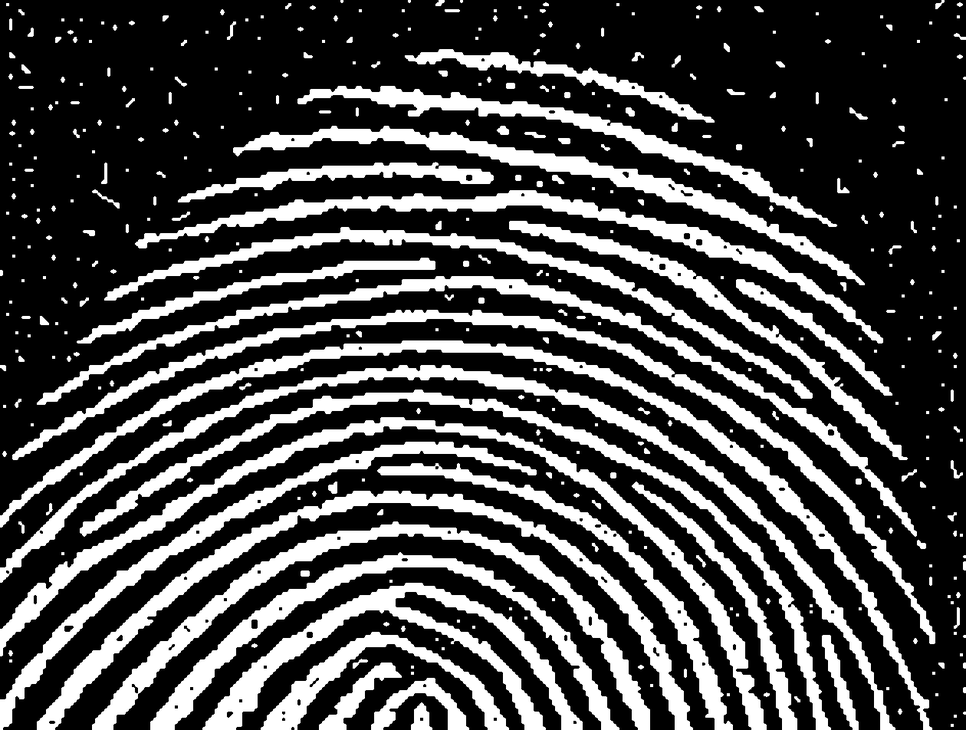
#> input picture 图像处理与可视化/Homework/数字图像处理 06/P2/DIP 09.11(a)(noisy_fingerprint).bmp, 966 x 730 px, shrunk from 1260 x 952 before the run
$ python HW06_P2.py
#> lines starting #> are read from the running program, lines starting #| are printed output that depends on the picture
import numpy as np
from PIL import Image
from numba import njit
import matplotlib.pyplot as plt

# Erosion function
@njit
def erode(image: np.array, threshold: int):
    """
    Parameters:
    image: Grayscale array of the image
    threshold: Threshold value to determine erosion effect (distance threshold)
    Returns: Grayscale array of the image after erosion
    """
    eroded_image = np.zeros(image.shape)
    M, N = image.shape
    for i in range(M):
        for j in range(N):
            eroded_image[i, j] = np.min(image[max(0, i - threshold):min(M + 1, i + threshold + 1),
                                              max(0, j - threshold):min(N + 1, j + threshold + 1)])
    return eroded_image

# Dilation function
@njit
def dilate(image: np.array, threshold: int):
    """
    Parameters:
    image: Grayscale array of the image
    threshold: Threshold value to determine dilation effect (distance threshold)
    Returns: Grayscale array of the image after dilation
    """
    dilated_image = np.zeros(image.shape)
    M, N = image.shape
    for i in range(M):
        for j in range(N):
            dilated_image[i, j] = np.max(image[max(0, i - threshold):min(M + 1, i + threshold + 1),
                                               max(0, j - threshold):min(N + 1, j + threshold + 1)])
    return dilated_image

# Closing operation, used for filling holes
@njit
def closing(image: np.array, threshold: int):
    """
    Parameters:
    image: Grayscale array of the image
    threshold: Threshold value to determine closing effect (distance threshold);
    Returns: Grayscale array of the image after performing "closing" (dilation followed by erosion)
    """
    image = dilate(image, threshold)  # First dilation
    image = erode(image, threshold)   # Then erosion
    return image

# Opening operation, used for removing noise
@njit
def opening(image: np.array, threshold: int):
    """
    Parameters:
    image: Grayscale array of the image
    block_size: Size of the structuring element, measured according to the Chebyshev distance;
    Returns: Grayscale array of the image after performing "opening" (erosion followed by dilation)
    """
    image = erode(image, threshold)   # First erosion
    image = dilate(image, threshold)  # Then dilation
    return image

if __name__ == '__main__':

    # First, import the image and convert it to a numpy array
    option = 2
    if option == 1:
        image_path = 'zmic_fdu_noise.bmp'
        image_name = 'zmic_fdu_noise'
        open_threshold = 3
        close_threshold = 3
        inverse = True
    else:
        image_path = 'DIP 09.11(a)(noisy_fingerprint).bmp'
        image_name = 'DIP 09.11(a)(noisy_fingerprint)'
        open_threshold = 3
        close_threshold = 4
        inverse = False

    # Open the image, convert it to grayscale and then convert to a numpy array
    image = Image.open(image_path).convert('L')  # Convert the image to grayscale ('L' mode)
#> image is the input picture: PIL image 966x730 L; min 0, max 255, mean 72.9
    image = np.array(image)  # Convert the grayscale image to a numpy array
    print(np.where((image > 0) & (image < 255)))
#> (printed output is left out)
    if inverse == True:
        image = 255 - image # Invert the pixel values (background becomes foreground and vice versa)
    processed_image = np.copy(image)

    if inverse == True:
        # Perform closing operation on the image to fill holes
        processed_image = closing(processed_image, threshold=close_threshold)
        # Perform opening operation on the image to remove noise
        processed_image = opening(processed_image, threshold=open_threshold)
    else:
        # Perform opening operation on the image to remove noise
        processed_image = opening(processed_image, threshold=open_threshold)
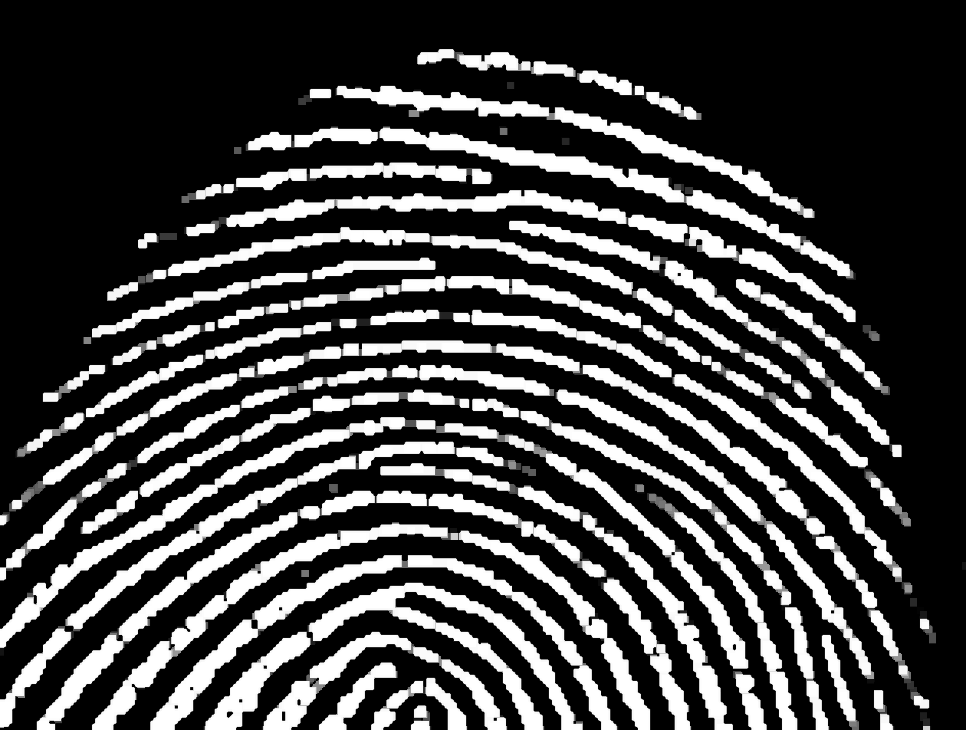
#> processed_image: shape (730, 966) float64; min 0, max 255, mean 65.9
        # Perform closing operation on the image to fill holes
        processed_image = closing(processed_image, threshold=close_threshold)

    # Invert the image back to its original form (foreground becomes background and vice versa)
    if inverse == True:
        image = 255 - image
        processed_image = 255 - processed_image

    # Save result
    save_path = f"processed_{image_name}.bmp"
    Image.fromarray(processed_image.astype(np.uint8)).save(save_path, format="BMP")
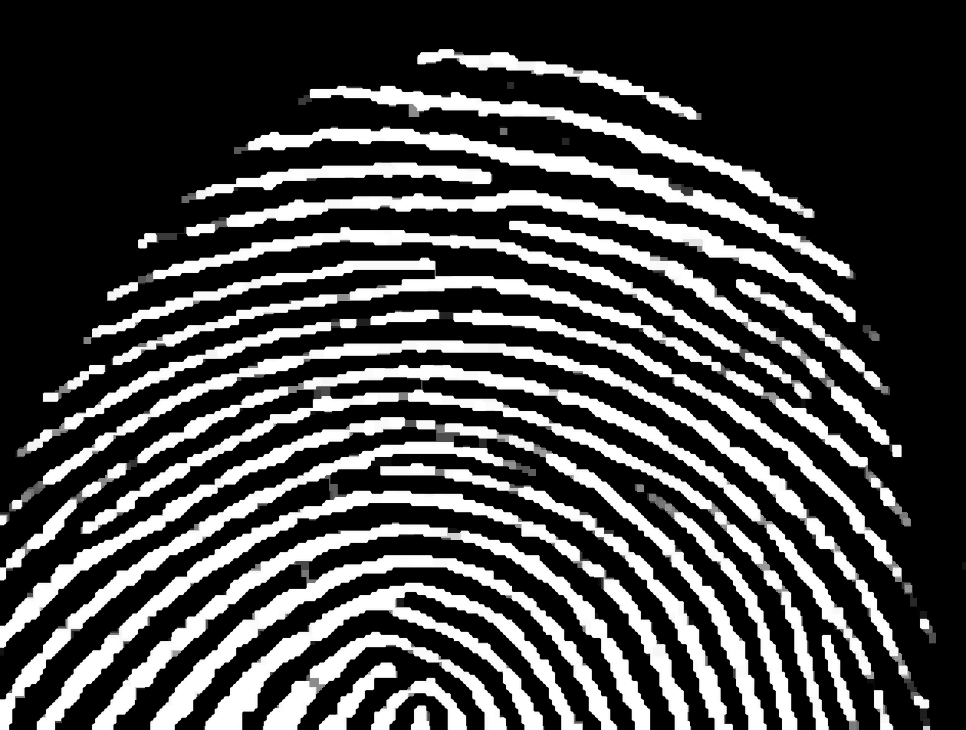
#> saved as processed_DIP 09.11(a)(noisy_fingerprint).bmp: PIL image 966x730 L; min 0, max 255, mean 67.4

    # Plot the original and processed images side by side for comparison
    plt.figure(figsize=(12, 6))

    # Plot the original image
    plt.subplot(1, 2, 1)
    plt.imshow(image, cmap='gray')
    plt.title("Original Image")
    plt.axis('off')  # Hide axis ticks

    # Plot the processed image
    plt.subplot(1, 2, 2)
    plt.imshow(processed_image, cmap='gray')
    plt.title("Processed Image")
    plt.axis('off')  # Hide axis ticks

    # Display the comparison
    plt.tight_layout()
    save_path = f"Comparision-{image_name}.png"
    plt.savefig(save_path)
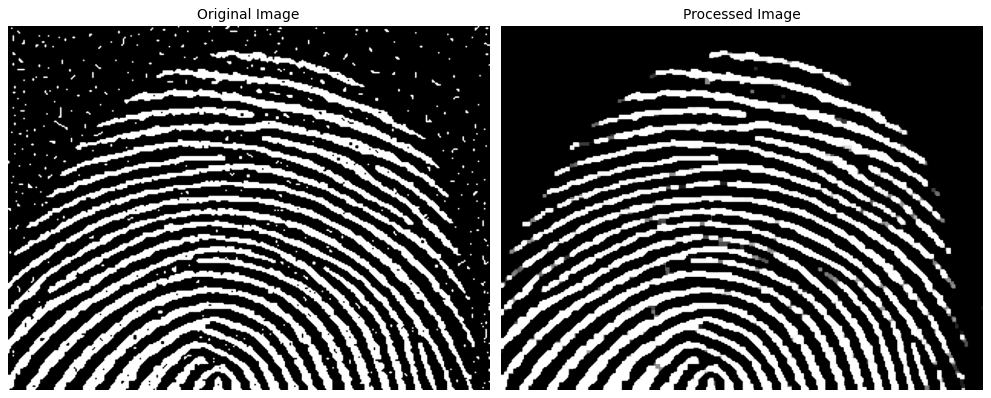
#> figure drawn by matplotlib, 2 panels
    plt.show()
